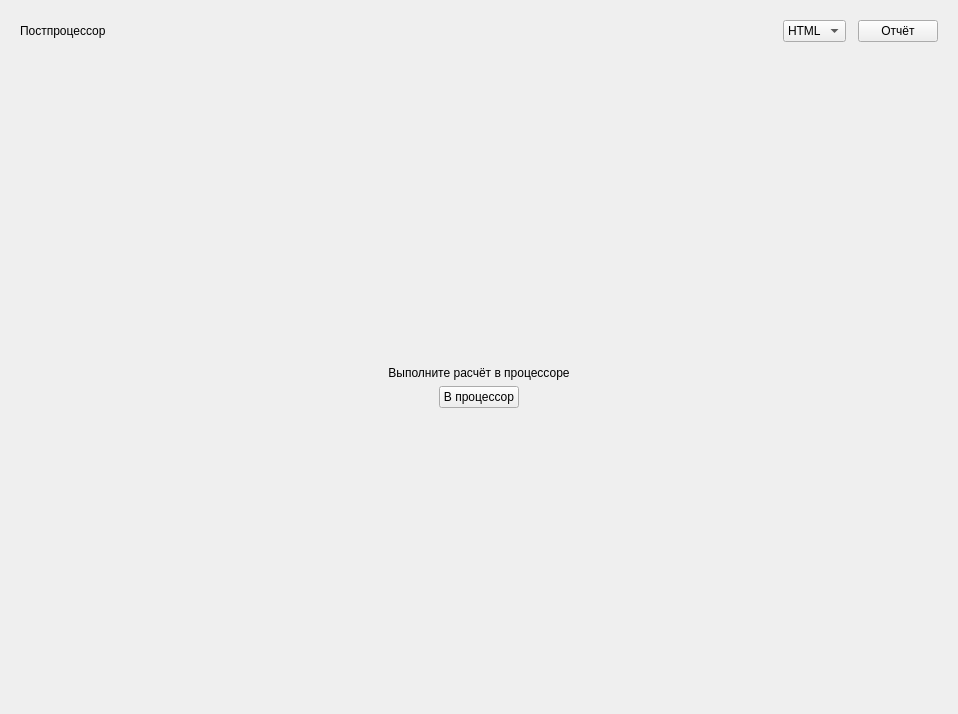
<?xml version="1.0" encoding="UTF-8"?>
<ui version="4.0">
 <class>PostprocessorPage</class>
 <widget class="QWidget" name="PostprocessorPage">
  <layout class="QVBoxLayout" name="pageLayout">
   <property name="spacing"><number>12</number></property>
   <property name="leftMargin"><number>20</number></property><property name="topMargin"><number>20</number></property><property name="rightMargin"><number>20</number></property><property name="bottomMargin"><number>20</number></property>
   <item><layout class="QHBoxLayout" name="headerLayout">
    <item><widget class="QLabel" name="titleLabel"><property name="text"><string>Постпроцессор</string></property><property name="role" stdset="0"><string>pageTitle</string></property></widget></item>
    <item><spacer name="headerSpace"><property name="orientation"><enum>Qt::Horizontal</enum></property><property name="sizeHint" stdset="0"><size><width>20</width><height>0</height></size></property></spacer></item>
    <item><widget class="QComboBox" name="reportFormatCombo"><item><property name="text"><string>HTML</string></property></item><item><property name="text"><string>TXT</string></property></item></widget></item>
    <item><widget class="QPushButton" name="reportButton"><property name="text"><string>Отчёт</string></property><property name="role" stdset="0"><string>primary</string></property></widget></item>
   </layout></item>
   <item><widget class="QLabel" name="statusLabel"><property name="text"><string/></property><property name="wordWrap"><bool>true</bool></property><property name="role" stdset="0"><string>muted</string></property></widget></item>
   <item><widget class="QStackedWidget" name="stateStack">
    <widget class="QWidget" name="emptyPage"><layout class="QVBoxLayout" name="emptyLayout">
     <item><spacer name="emptyTop"><property name="orientation"><enum>Qt::Vertical</enum></property><property name="sizeHint" stdset="0"><size><width>0</width><height>50</height></size></property></spacer></item>
     <item><widget class="QLabel" name="emptyLabel"><property name="text"><string>Выполните расчёт в процессоре</string></property><property name="wordWrap"><bool>true</bool></property><property name="alignment"><set>Qt::AlignCenter</set></property></widget></item>
     <item alignment="Qt::AlignHCenter"><widget class="QPushButton" name="processorButton"><property name="text"><string>В процессор</string></property><property name="role" stdset="0"><string>secondary</string></property></widget></item>
     <item><spacer name="emptyBottom"><property name="orientation"><enum>Qt::Vertical</enum></property><property name="sizeHint" stdset="0"><size><width>0</width><height>50</height></size></property></spacer></item>
    </layout></widget>
    <widget class="QWidget" name="resultsPage"><layout class="QVBoxLayout" name="resultsLayout">
     <property name="spacing"><number>12</number></property><property name="leftMargin"><number>0</number></property><property name="topMargin"><number>0</number></property><property name="rightMargin"><number>0</number></property><property name="bottomMargin"><number>0</number></property>
     <item><layout class="QHBoxLayout" name="modeLayout">
      <item><widget class="QTabBar" name="viewsBar"/></item>
      <item><spacer name="modeSpace"><property name="orientation"><enum>Qt::Horizontal</enum></property><property name="sizeHint" stdset="0"><size><width>10</width><height>0</height></size></property></spacer></item>
      <item><widget class="QLabel" name="precisionLabel"><property name="text"><string>Знаков</string></property><property name="buddy"><cstring>precisionSpin</cstring></property></widget></item>
      <item><widget class="QSpinBox" name="precisionSpin"><property name="minimum"><number>0</number></property><property name="maximum"><number>12</number></property><property name="value"><number>6</number></property></widget></item>
      <item><widget class="QComboBox" name="numberFormatCombo"><item><property name="text"><string>Округлять</string></property></item><item><property name="text"><string>Точно</string></property></item></widget></item>
     </layout></item>
     <item><widget class="QSplitter" name="workspaceSplitter"><property name="orientation"><enum>Qt::Horizontal</enum></property><property name="handleWidth"><number>12</number></property>
      <widget class="QFrame" name="plotsCard"><property name="role" stdset="0"><string>card</string></property><layout class="QVBoxLayout" name="plotsCardLayout">
       <property name="spacing"><number>8</number></property><property name="leftMargin"><number>14</number></property><property name="topMargin"><number>14</number></property><property name="rightMargin"><number>14</number></property><property name="bottomMargin"><number>14</number></property>
       <item><widget class="QWidget" name="plotTools"><layout class="QVBoxLayout" name="plotToolsLayout">
        <property name="leftMargin"><number>0</number></property><property name="topMargin"><number>0</number></property><property name="rightMargin"><number>0</number></property><property name="bottomMargin"><number>0</number></property>
        <item><layout class="QHBoxLayout" name="plotSelectionLayout">
        <item><widget class="QComboBox" name="componentCombo"><item><property name="text"><string>N, Н</string></property></item><item><property name="text"><string>σ, Па</string></property></item><item><property name="text"><string>u, м</string></property></item></widget></item>
        <item><widget class="QCheckBox" name="forceCheck"><property name="text"><string>N</string></property><property name="checked"><bool>true</bool></property></widget></item>
        <item><widget class="QCheckBox" name="stressCheck"><property name="text"><string>σ</string></property><property name="checked"><bool>true</bool></property></widget></item>
        <item><widget class="QCheckBox" name="displacementCheck"><property name="text"><string>u</string></property><property name="checked"><bool>true</bool></property></widget></item>
        <item><widget class="QCheckBox" name="limitsCheck"><property name="text"><string>Допуск</string></property><property name="checked"><bool>true</bool></property></widget></item>
        <item><widget class="QPushButton" name="fitLimitsButton"><property name="text"><string>К допуску</string></property><property name="toolTip"><string>Приблизить допустимые напряжения выбранного стержня. Значения за краем графика отмечены стрелками.</string></property><property name="role" stdset="0"><string>tool</string></property></widget></item>
        <item><spacer name="toolsSpace"><property name="orientation"><enum>Qt::Horizontal</enum></property><property name="sizeHint" stdset="0"><size><width>10</width><height>0</height></size></property></spacer></item>
        <item><widget class="QPushButton" name="fitButton"><property name="text"><string>Вписать</string></property><property name="role" stdset="0"><string>tool</string></property></widget></item>
        <item><widget class="QPushButton" name="zoomOutButton"><property name="text"><string>Меньше</string></property><property name="role" stdset="0"><string>tool</string></property></widget></item>
        <item><widget class="QPushButton" name="zoomInButton"><property name="text"><string>Больше</string></property><property name="role" stdset="0"><string>tool</string></property></widget></item>
        </layout></item>
       </layout></widget></item>
       <item><widget class="QStackedWidget" name="viewsStack">
        <widget class="QWidget" name="epuresPage"><layout class="QVBoxLayout" name="epuresLayout"><property name="leftMargin"><number>0</number></property><property name="topMargin"><number>0</number></property><property name="rightMargin"><number>0</number></property><property name="bottomMargin"><number>0</number></property></layout></widget>
        <widget class="QWidget" name="graphPage"><layout class="QVBoxLayout" name="graphLayout"><property name="leftMargin"><number>0</number></property><property name="topMargin"><number>0</number></property><property name="rightMargin"><number>0</number></property><property name="bottomMargin"><number>0</number></property></layout></widget>
        <widget class="QWidget" name="tablePage"><layout class="QVBoxLayout" name="tableLayout">
         <property name="spacing"><number>10</number></property><property name="leftMargin"><number>0</number></property><property name="topMargin"><number>0</number></property><property name="rightMargin"><number>0</number></property><property name="bottomMargin"><number>0</number></property>
         <item><layout class="QGridLayout" name="tableToolsLayout">
          <item row="0" column="0"><widget class="QComboBox" name="tableScopeCombo"><item><property name="text"><string>Все стержни</string></property></item><item><property name="text"><string>Выбранный стержень</string></property></item></widget></item>
          <item row="0" column="1"><widget class="QComboBox" name="tableModeCombo"><item><property name="text"><string>Сечения</string></property></item><item><property name="text"><string>Экстремумы</string></property></item></widget></item>
          <item row="1" column="0"><widget class="QLabel" name="tableComponentLabel"><property name="text"><string>Величина</string></property><property name="buddy"><cstring>tableComponentCombo</cstring></property></widget></item>
          <item row="1" column="1"><widget class="QComboBox" name="tableComponentCombo"/></item>
          <item row="2" column="0"><widget class="QComboBox" name="samplingCombo"><item><property name="text"><string>Разбиений на стержень</string></property></item><item><property name="text"><string>Шаг, м</string></property></item></widget></item>
          <item row="2" column="1"><widget class="QStackedWidget" name="samplingStack">
           <widget class="QWidget" name="intervalsPage"><layout class="QHBoxLayout" name="intervalsLayout"><property name="leftMargin"><number>0</number></property><property name="topMargin"><number>0</number></property><property name="rightMargin"><number>0</number></property><property name="bottomMargin"><number>0</number></property><item><widget class="QSpinBox" name="subdivisionsSpin"><property name="buttonSymbols"><enum>QAbstractSpinBox::NoButtons</enum></property><property name="minimum"><number>1</number></property><property name="maximum"><number>1000</number></property><property name="value"><number>10</number></property></widget></item></layout></widget>
           <widget class="QWidget" name="stepPage"><layout class="QHBoxLayout" name="stepLayout"><property name="leftMargin"><number>0</number></property><property name="topMargin"><number>0</number></property><property name="rightMargin"><number>0</number></property><property name="bottomMargin"><number>0</number></property><item><widget class="QLineEdit" name="stepInput"><property name="text"><string>0.1</string></property><property name="maxLength"><number>4096</number></property></widget></item></layout></widget>
          </widget></item>
         </layout></item>
         <item><widget class="QTableView" name="resultsTable"><property name="minimumSize"><size><width>0</width><height>320</height></size></property></widget></item>
         <item><widget class="QLabel" name="tableInfoLabel"><property name="text"><string/></property><property name="wordWrap"><bool>true</bool></property><property name="role" stdset="0"><string>muted</string></property></widget></item>
        </layout></widget>
       </widget></item>
       <item><widget class="QLabel" name="plotHintLabel"><property name="text"><string>Колесо - масштаб. Перетаскивание - перемещение. Двойной щелчок - вписать.
Ctrl + колесо - длина. Shift + колесо - высота эпюры. Щелчок - сечение.</string></property><property name="wordWrap"><bool>true</bool></property><property name="role" stdset="0"><string>muted</string></property></widget></item>
       <item><widget class="QLabel" name="hoverValuesLabel"><property name="text"><string>Наведите мышь на график для просмотра значений</string></property><property name="wordWrap"><bool>true</bool></property><property name="role" stdset="0"><string>muted</string></property></widget></item>
      </layout></widget>
      <widget class="QFrame" name="sectionCard"><property name="role" stdset="0"><string>inspector</string></property><property name="minimumSize"><size><width>260</width><height>0</height></size></property><property name="maximumSize"><size><width>320</width><height>16777215</height></size></property><layout class="QVBoxLayout" name="sectionLayout">
       <property name="spacing"><number>10</number></property><property name="leftMargin"><number>16</number></property><property name="topMargin"><number>16</number></property><property name="rightMargin"><number>16</number></property><property name="bottomMargin"><number>16</number></property>
       <item><widget class="QLabel" name="sectionTitleLabel"><property name="text"><string>Сечение</string></property><property name="role" stdset="0"><string>cardTitle</string></property></widget></item>
       <item><widget class="QComboBox" name="barCombo"/></item>
       <item><widget class="QLabel" name="lengthLabel"><property name="text"><string/></property><property name="wordWrap"><bool>true</bool></property><property name="role" stdset="0"><string>muted</string></property></widget></item>
       <item><widget class="QLabel" name="positionLabel"><property name="text"><string>x, м</string></property><property name="buddy"><cstring>positionInput</cstring></property><property name="role" stdset="0"><string>muted</string></property></widget></item>
       <item><widget class="QLineEdit" name="positionInput"><property name="text"><string>0</string></property><property name="maxLength"><number>4096</number></property></widget></item>
       <item><widget class="QPushButton" name="sectionButton"><property name="text"><string>Показать</string></property><property name="role" stdset="0"><string>secondary</string></property></widget></item>
       <item><widget class="QLabel" name="sectionErrorLabel"><property name="text"><string/></property><property name="wordWrap"><bool>true</bool></property><property name="role" stdset="0"><string>error</string></property></widget></item>
       <item><layout class="QGridLayout" name="valuesLayout">
        <property name="verticalSpacing"><number>12</number></property>
        <item row="0" column="0"><widget class="QLabel" name="forceLabel"><property name="text"><string>N, Н</string></property><property name="role" stdset="0"><string>muted</string></property></widget></item>
        <item row="0" column="1"><widget class="QLineEdit" name="forceValue"><property name="text"><string>0</string></property><property name="readOnly"><bool>true</bool></property><property name="alignment"><set>Qt::AlignRight|Qt::AlignVCenter</set></property><property name="role" stdset="0"><string>resultValue</string></property></widget></item>
        <item row="1" column="0"><widget class="QLabel" name="stressLabel"><property name="text"><string>σ, Па</string></property><property name="role" stdset="0"><string>muted</string></property></widget></item>
        <item row="1" column="1"><widget class="QLineEdit" name="stressValue"><property name="text"><string>0</string></property><property name="readOnly"><bool>true</bool></property><property name="alignment"><set>Qt::AlignRight|Qt::AlignVCenter</set></property><property name="role" stdset="0"><string>resultValue</string></property></widget></item>
        <item row="2" column="0"><widget class="QLabel" name="displacementLabel"><property name="text"><string>u, м</string></property><property name="role" stdset="0"><string>muted</string></property></widget></item>
        <item row="2" column="1"><widget class="QLineEdit" name="displacementValue"><property name="text"><string>0</string></property><property name="readOnly"><bool>true</bool></property><property name="alignment"><set>Qt::AlignRight|Qt::AlignVCenter</set></property><property name="role" stdset="0"><string>resultValue</string></property></widget></item>
       </layout></item>
       <item><widget class="QLabel" name="strengthLabel"><property name="text"><string/></property><property name="wordWrap"><bool>true</bool></property></widget></item>
       <item><widget class="QLabel" name="strengthDetailsLabel"><property name="text"><string/></property><property name="wordWrap"><bool>true</bool></property><property name="role" stdset="0"><string>muted</string></property></widget></item>
       <item><widget class="QPushButton" name="formulasButton"><property name="text"><string>Формулы</string></property><property name="checkable"><bool>true</bool></property><property name="role" stdset="0"><string>tool</string></property></widget></item>
       <item><widget class="QTextBrowser" name="formulasView"><property name="minimumSize"><size><width>0</width><height>175</height></size></property><property name="maximumSize"><size><width>16777215</width><height>220</height></size></property><property name="readOnly"><bool>true</bool></property><property name="frameShape"><enum>QFrame::NoFrame</enum></property></widget></item>
       <item><spacer name="sectionBottom"><property name="orientation"><enum>Qt::Vertical</enum></property><property name="sizeHint" stdset="0"><size><width>0</width><height>10</height></size></property></spacer></item>
      </layout></widget>
     </widget></item>
    </layout></widget>
   </widget></item>
  </layout>
 </widget>
 <tabstops><tabstop>reportButton</tabstop><tabstop>processorButton</tabstop><tabstop>numberFormatCombo</tabstop><tabstop>componentCombo</tabstop><tabstop>limitsCheck</tabstop><tabstop>fitButton</tabstop><tabstop>zoomOutButton</tabstop><tabstop>zoomInButton</tabstop><tabstop>tableScopeCombo</tabstop><tabstop>tableModeCombo</tabstop><tabstop>tableComponentCombo</tabstop><tabstop>samplingCombo</tabstop><tabstop>subdivisionsSpin</tabstop><tabstop>stepInput</tabstop><tabstop>resultsTable</tabstop><tabstop>barCombo</tabstop><tabstop>positionInput</tabstop><tabstop>sectionButton</tabstop><tabstop>formulasButton</tabstop><tabstop>formulasView</tabstop></tabstops>
 <resources/>
 <connections/>
</ui>
